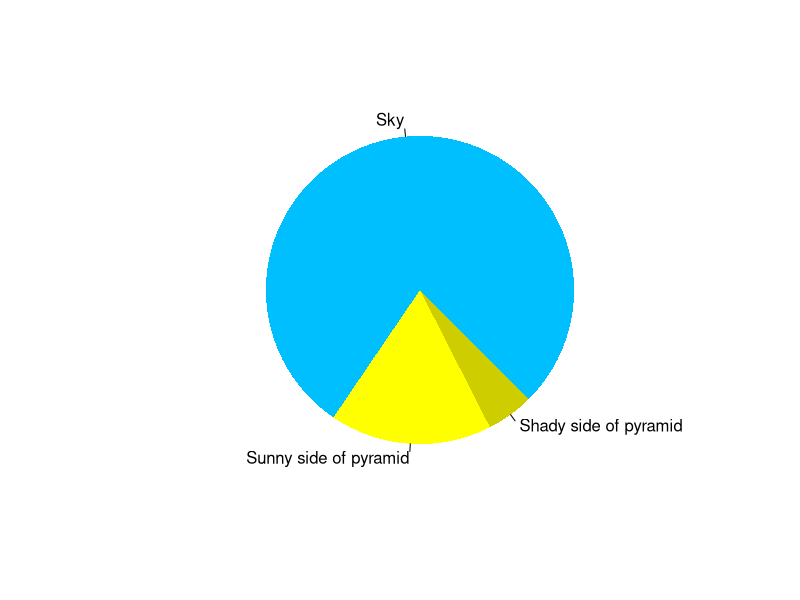
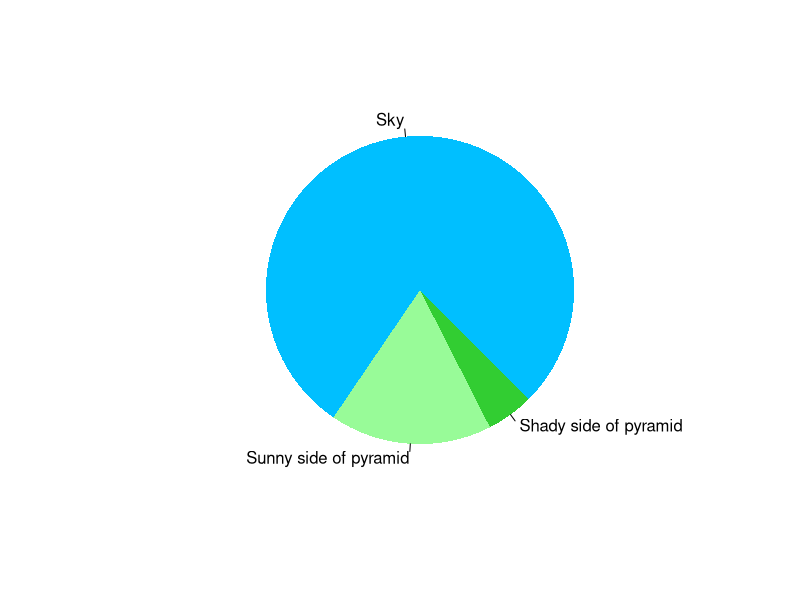

Write the R code that produced these figures, in order.
## ---- chunk 1
pie(
  c(Sky = 78, "Sunny side of pyramid" = 17, "Shady side of pyramid" = 5), 
  init.angle = 315, 
  col = c("deepskyblue", "yellow", "yellow3"), 
  border = FALSE
)
## ---- chunk 2
pie(
  c(Sky = 78, "Sunny side of pyramid" = 17, "Shady side of pyramid" = 5), 
  init.angle = 315, 
  col = c("deepskyblue", "palegreen", "limegreen"), 
  border = FALSE
)
